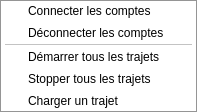
<?xml version="1.0" encoding="UTF-8"?>
<ui version="4.0">
 <class>QuickActionMenu</class>
 <widget class="QMenu" name="QuickActionMenu">
  <property name="geometry">
   <rect>
    <x>0</x>
    <y>0</y>
    <width>230</width>
    <height>165</height>
   </rect>
  </property>
  <property name="windowTitle">
   <string notr="true"/>
  </property>
  <property name="title">
   <string/>
  </property>
  <action name="actionConnecter_les_comptes">
   <property name="icon">
    <iconset resource="../resources/icons.qrc">
     <normaloff>:/icons/icons/connect.png</normaloff>:/icons/icons/connect.png</iconset>
   </property>
   <property name="text">
    <string>Connecter les comptes</string>
   </property>
   <property name="toolTip">
    <string>Connecte tous les comptes actuellement chargés</string>
   </property>
  </action>
  <action name="actionD_connecter_les_comptes">
   <property name="icon">
    <iconset resource="../resources/icons.qrc">
     <normaloff>:/icons/icons/disconnect.png</normaloff>:/icons/icons/disconnect.png</iconset>
   </property>
   <property name="text">
    <string>Déconnecter les comptes</string>
   </property>
   <property name="toolTip">
    <string>Déconnecte tous les comptes actuellement chargés</string>
   </property>
  </action>
  <action name="actionD_marrer_tous_les_trajets">
   <property name="icon">
    <iconset resource="../resources/icons.qrc">
     <normaloff>:/icons/icons/play.png</normaloff>:/icons/icons/play.png</iconset>
   </property>
   <property name="text">
    <string>Démarrer tous les trajets</string>
   </property>
  </action>
  <action name="actionStopper_tous_les_trajets">
   <property name="icon">
    <iconset resource="../resources/icons.qrc">
     <normaloff>:/icons/icons/stop.png</normaloff>:/icons/icons/stop.png</iconset>
   </property>
   <property name="text">
    <string>Stopper tous les trajets</string>
   </property>
  </action>
  <action name="actionCharger_un_trajet">
   <property name="icon">
    <iconset resource="../resources/icons.qrc">
     <normaloff>:/icons/icons/script.png</normaloff>:/icons/icons/script.png</iconset>
   </property>
   <property name="text">
    <string>Charger un trajet</string>
   </property>
  </action>
  <addaction name="actionConnecter_les_comptes"/>
  <addaction name="actionD_connecter_les_comptes"/>
  <addaction name="separator"/>
  <addaction name="actionD_marrer_tous_les_trajets"/>
  <addaction name="actionStopper_tous_les_trajets"/>
  <addaction name="actionCharger_un_trajet"/>
  <addaction name="separator"/>
 </widget>
 <resources>
  <include location="../resources/icons.qrc"/>
 </resources>
 <connections/>
</ui>
